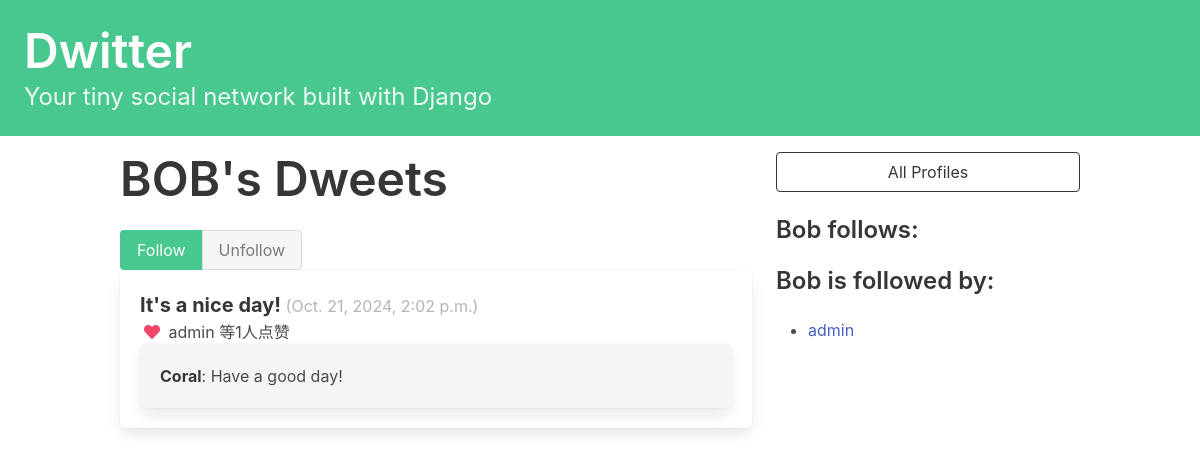
Screenshot of /profile/3 (signed in) with the database file from the repository.
### dwitter/models.py (models this page shows, shortened)
class Profile(models.Model):
    user = models.OneToOneField(User, on_delete=models.CASCADE)
    follows = models.ManyToManyField(
        "self",
        related_name="followed_by",
        symmetrical=False,
        blank=True
    )
    def __str__(self):
        return self.user.username

class Dweet(models.Model):
    user = models.ForeignKey(
        User, related_name="dweets", on_delete=models.DO_NOTHING
    )
    body = models.CharField(max_length=140)
    created_at = models.DateTimeField(auto_now_add=True)
    likes = models.ManyToManyField(User, related_name="liked_dweets", blank=True)

class Comment(models.Model):
    user = models.ForeignKey(User, on_delete=models.CASCADE)
    dweet = models.ForeignKey(Dweet, related_name="comments", on_delete=models.CASCADE)
    body = models.TextField()
    created_at = models.DateTimeField(auto_now_add=True)

### dwitter/views.py (the view, shortened to what this page needs)
# urls.py: path("profile/<int:pk>", profile, name="profile"),
def profile(request, pk):
    if not hasattr(request.user, 'profile'):
        missing_profile = Profile(user=request.user)
        missing_profile.save()
    profile = Profile.objects.get(pk=pk)
    return render(request, "dwitter/profile.html", {"profile": profile})

### dwitter/templates/dwitter/profile.html (shortened to what this page needs)
{% extends 'base.html' %}
{% block content %}
<div class="column">
    <div class="block">
    <h1 class="title is-1">
        {{profile.user.username|upper}}'s Dweets
    </h1>
    </div>
    <form method="post">
        <div class="buttons has-addons">
        {% if profile in user.profile.follows.all %}
            <button class="button is-success is-static">Follow</button>
            <button class="button is-danger" name="follow" value="unfollow">
                Unfollow
            </button>
        {% else %}
            <button class="button is-success" name="follow" value="follow">
                Follow
            </button>
            <button class="button is-danger is-static">Unfollow</button>
        {% endif %}
        </div>
    </form>
    <div class="content">
        {% for dweet in profile.user.dweets.all %}
            <div class="box">
                <strong class="is-size-5">{{ dweet.body }}</strong>
                <span class="is-small has-text-grey-light">
                    ({{ dweet.created_at }})
                </span>
                <div>
                    {% if dweet.likes.count == 0 %}
                        <span class="icon has-text-grey-light">
                            <i class="far fa-heart"></i>
                        </span>
                    {% else %}
                        <span class="icon has-text-danger">
                            <i class="fas fa-heart"></i>
                        </span>
                        {% for like in dweet.likes.all %}
                            {{ like.username }}{% if not forloop.last %}, {% endif %}
                        {% endfor %}
                        {% if dweet.likes.count != 0 %}
                            等{{ dweet.likes.count }}人点赞
                        {% endif %}
                    {% endif %}
                </div>
                <div>
                    {% if dweet.comments.all %}
                        <div class="box" style="background-color: #f5f5f5;">
                            {% for comment in dweet.comments.all %}
                                <p><strong>{{ comment.user.username }}</strong>: {{ comment.body }}</p>
                            {% endfor %}
                        </div>
                    {% endif %}
                </div>
            </div>
        {% endfor %}
    </div>
</div>
<div class="column is-one-third">
    <div class="block">
        <a href="{% url 'dwitter:profile_list' %}">
            <button class="button is-dark is-outlined is-fullwidth">
                All Profiles
            </button>
        </a>
    </div>
    <div class="block">
        <h3 class="title is-4">
            {{profile.user.username}} follows:
        </h3>
    </div>
    <div class="block">
        <h3 class="title is-4">
            {{profile.user.username}} is followed by:
        </h3>
        <div class="content">
            <ul>
            {% for follower in profile.followed_by.all %}
                <li>
                    <a href="{% url 'dwitter:profile' follower.id %}">
                        {{ follower }}
                    </a>
                </li>
            {% endfor %}
            </ul>
        </div>
    </div>
</div>
{% endblock content %}

### rows the page displays
Profile: user.username "BOB", user.username "Bob"
Dweet: body "It's a nice day!", created_at "Oct. 21, 2024, 2:02 p.m.", likes.count "1"
Comment: user.username "Coral", body "Have a good day!"
Profile: user.username "admin"

### other values shown
{{ like.username }} "admin"
